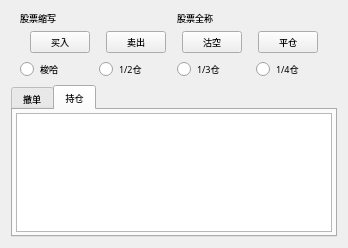
<?xml version="1.0" encoding="UTF-8"?>
<ui version="4.0">
 <class>TradeOperationPanel</class>
 <widget class="QWidget" name="TradeOperationPanel">
  <property name="geometry">
   <rect>
    <x>0</x>
    <y>0</y>
    <width>348</width>
    <height>248</height>
   </rect>
  </property>
  <property name="windowTitle">
   <string>Form</string>
  </property>
  <layout class="QVBoxLayout" name="verticalLayout">
   <item>
    <widget class="QWidget" name="widget" native="true">
     <property name="font">
      <font>
       <family>黑体</family>
       <pointsize>7</pointsize>
       <weight>50</weight>
       <bold>false</bold>
      </font>
     </property>
     <layout class="QHBoxLayout" name="horizontalLayout">
      <property name="topMargin">
       <number>0</number>
      </property>
      <property name="bottomMargin">
       <number>0</number>
      </property>
      <item>
       <widget class="QLabel" name="LabelStockCode">
        <property name="font">
         <font>
          <family>黑体</family>
          <pointsize>7</pointsize>
          <weight>50</weight>
          <bold>false</bold>
         </font>
        </property>
        <property name="text">
         <string>股票缩写</string>
        </property>
       </widget>
      </item>
      <item>
       <widget class="QLabel" name="LabelStockName">
        <property name="font">
         <font>
          <family>黑体</family>
          <pointsize>7</pointsize>
          <weight>50</weight>
          <bold>false</bold>
         </font>
        </property>
        <property name="text">
         <string>股票全称</string>
        </property>
       </widget>
      </item>
     </layout>
    </widget>
   </item>
   <item>
    <widget class="QWidget" name="widget_2" native="true">
     <property name="font">
      <font>
       <family>黑体</family>
       <pointsize>7</pointsize>
       <weight>50</weight>
       <bold>false</bold>
      </font>
     </property>
     <layout class="QHBoxLayout" name="horizontalLayout_2">
      <property name="topMargin">
       <number>0</number>
      </property>
      <property name="bottomMargin">
       <number>0</number>
      </property>
      <item>
       <widget class="QPushButton" name="ButtonBuy">
        <property name="maximumSize">
         <size>
          <width>60</width>
          <height>16777215</height>
         </size>
        </property>
        <property name="font">
         <font>
          <family>黑体</family>
          <pointsize>7</pointsize>
          <weight>50</weight>
          <bold>false</bold>
         </font>
        </property>
        <property name="text">
         <string>买入</string>
        </property>
       </widget>
      </item>
      <item>
       <widget class="QPushButton" name="ButtonSell">
        <property name="maximumSize">
         <size>
          <width>60</width>
          <height>16777215</height>
         </size>
        </property>
        <property name="font">
         <font>
          <family>黑体</family>
          <pointsize>7</pointsize>
          <weight>50</weight>
          <bold>false</bold>
         </font>
        </property>
        <property name="text">
         <string>卖出</string>
        </property>
       </widget>
      </item>
      <item>
       <widget class="QPushButton" name="ButtonBuyEmpty">
        <property name="maximumSize">
         <size>
          <width>60</width>
          <height>16777215</height>
         </size>
        </property>
        <property name="font">
         <font>
          <family>黑体</family>
          <pointsize>7</pointsize>
          <weight>50</weight>
          <bold>false</bold>
         </font>
        </property>
        <property name="text">
         <string>沽空</string>
        </property>
       </widget>
      </item>
      <item>
       <widget class="QPushButton" name="ButtonSellEmpty">
        <property name="maximumSize">
         <size>
          <width>60</width>
          <height>16777215</height>
         </size>
        </property>
        <property name="font">
         <font>
          <family>黑体</family>
          <pointsize>7</pointsize>
          <weight>50</weight>
          <bold>false</bold>
         </font>
        </property>
        <property name="text">
         <string>平仓</string>
        </property>
       </widget>
      </item>
     </layout>
    </widget>
   </item>
   <item>
    <widget class="QWidget" name="widget_3" native="true">
     <property name="minimumSize">
      <size>
       <width>0</width>
       <height>0</height>
      </size>
     </property>
     <layout class="QHBoxLayout" name="horizontalLayout_5">
      <property name="topMargin">
       <number>0</number>
      </property>
      <property name="bottomMargin">
       <number>0</number>
      </property>
      <item>
       <widget class="QRadioButton" name="Radio2">
        <property name="font">
         <font>
          <family>黑体</family>
          <pointsize>7</pointsize>
         </font>
        </property>
        <property name="text">
         <string>梭哈</string>
        </property>
       </widget>
      </item>
      <item>
       <widget class="QRadioButton" name="RadioAll">
        <property name="font">
         <font>
          <family>黑体</family>
          <pointsize>7</pointsize>
         </font>
        </property>
        <property name="text">
         <string>1/2仓</string>
        </property>
       </widget>
      </item>
      <item>
       <widget class="QRadioButton" name="Radio3">
        <property name="font">
         <font>
          <family>黑体</family>
          <pointsize>7</pointsize>
         </font>
        </property>
        <property name="text">
         <string>1/3仓</string>
        </property>
       </widget>
      </item>
      <item>
       <widget class="QRadioButton" name="Radio4">
        <property name="font">
         <font>
          <family>黑体</family>
          <pointsize>7</pointsize>
         </font>
        </property>
        <property name="text">
         <string>1/4仓</string>
        </property>
       </widget>
      </item>
     </layout>
    </widget>
   </item>
   <item>
    <widget class="QTabWidget" name="tabWidget">
     <property name="font">
      <font>
       <family>黑体</family>
       <pointsize>7</pointsize>
       <weight>50</weight>
       <bold>false</bold>
      </font>
     </property>
     <property name="currentIndex">
      <number>1</number>
     </property>
     <widget class="QWidget" name="TabRevoke">
      <attribute name="title">
       <string>撤单</string>
      </attribute>
      <layout class="QHBoxLayout" name="horizontalLayout_3">
       <property name="leftMargin">
        <number>3</number>
       </property>
       <property name="topMargin">
        <number>3</number>
       </property>
       <property name="rightMargin">
        <number>3</number>
       </property>
       <property name="bottomMargin">
        <number>3</number>
       </property>
       <item>
        <widget class="QTableView" name="TableRevoke"/>
       </item>
      </layout>
     </widget>
     <widget class="QWidget" name="TabPosition">
      <attribute name="title">
       <string>持仓</string>
      </attribute>
      <layout class="QHBoxLayout" name="horizontalLayout_4">
       <property name="leftMargin">
        <number>3</number>
       </property>
       <property name="topMargin">
        <number>3</number>
       </property>
       <property name="rightMargin">
        <number>3</number>
       </property>
       <property name="bottomMargin">
        <number>3</number>
       </property>
       <item>
        <widget class="QTableView" name="TablePosition"/>
       </item>
      </layout>
     </widget>
    </widget>
   </item>
  </layout>
 </widget>
 <resources/>
 <connections/>
</ui>
